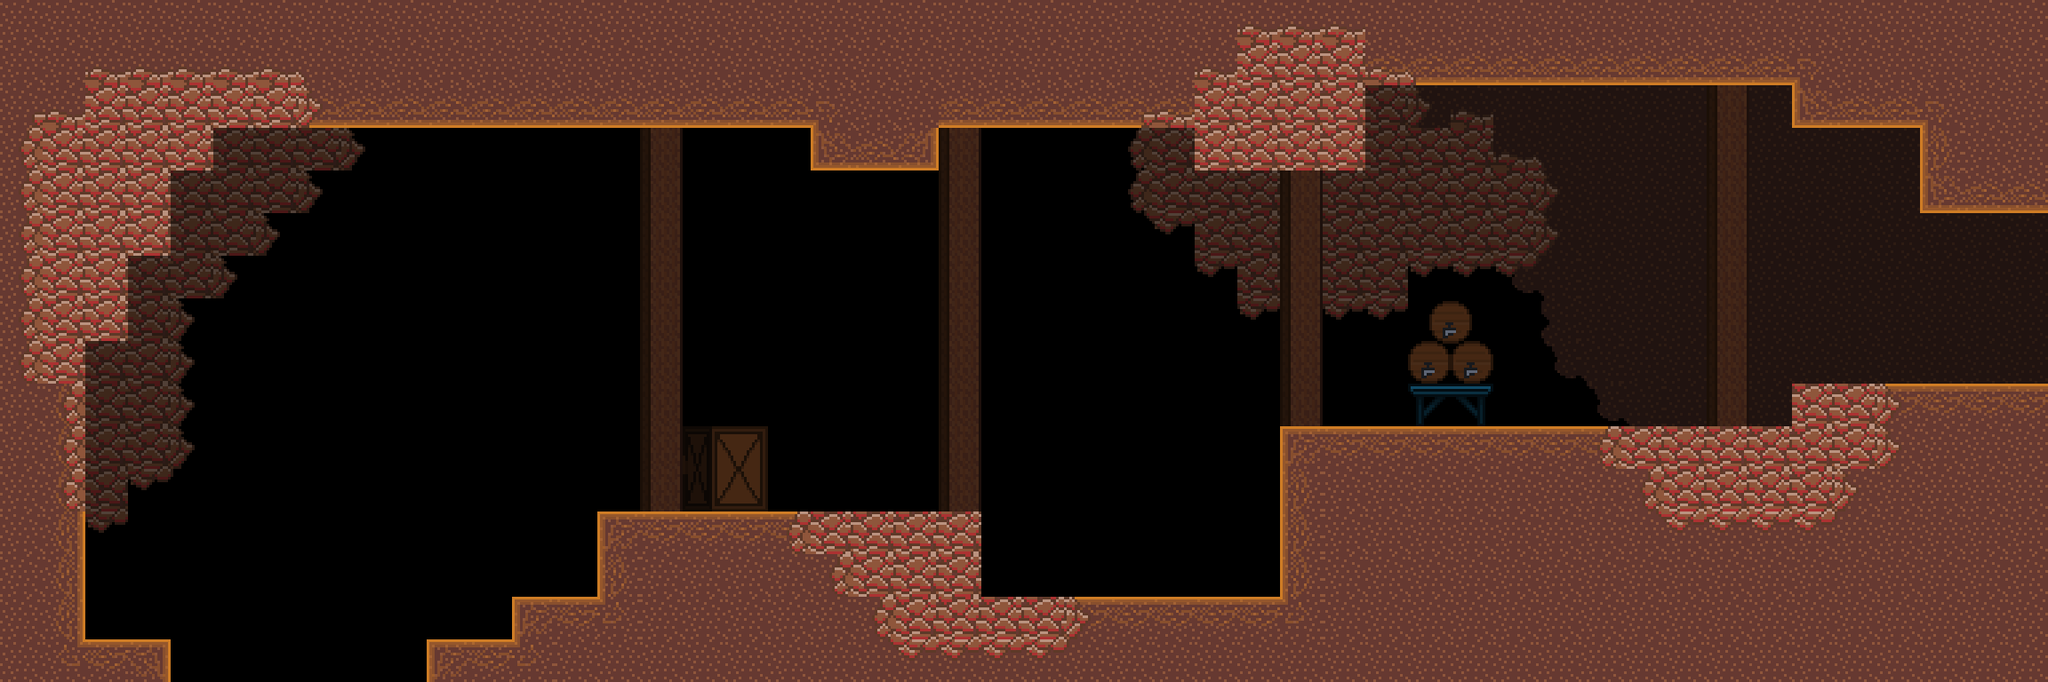

This is a level from a 2D game, rendered from its Tiled map with the project's own tilesets. A one-line summary and the map file follow, with tile-layer data summarised:
An orthogonal 48x16 tile map with 48x48 px tiles, 2 tile layers (back_tiles, front), 3 tilesets and 27 objects (2x EnemyFlyingElemental, HazardLava).

<map version="1.4" tiledversion="1.4.2" orientation="orthogonal" renderorder="right-down" width="48" height="16" tilewidth="48" tileheight="48" infinite="0" nextlayerid="20" nextobjectid="169">
 <tileset firstgid="1" name="tileset01" tilewidth="48" tileheight="48" tilecount="176" columns="16">
  <image source="tilesets/tileset01.png" width="768" height="528" />
 </tileset>
 <tileset firstgid="177" name="tileset02" tilewidth="48" tileheight="48" tilecount="121" columns="11">
  <image source="tilesets/tileset02.png" width="528" height="528" />
 </tileset>
 <tileset firstgid="298" name="objects" tilewidth="48" tileheight="48" tilecount="64" columns="8">
  <image source="objects.png" width="384" height="384" />
 </tileset>
 <imagelayer id="17" name="Image Layer 1">
  <image source="Backgrounds/fire_back.png" width="1024" height="576" />
 </imagelayer>
 <imagelayer id="18" name="Image Layer 2">
  <image source="Backgrounds/fire_far.png" width="1024" height="576" />
 </imagelayer>
 <imagelayer id="19" name="Image Layer 3">
  <image source="Backgrounds/fire_front.png" width="1024" height="576" />
 </imagelayer>
 <layer id="11" name="back_tiles" width="48" height="16">
  <properties>
   <property name="tileset" type="int" value="1" />
  </properties>
  <data>[768 cells, 511 non-empty, 25 distinct tile ids]</data>
 </layer>
 <layer id="12" name="front" width="48" height="16">
  <properties>
   <property name="tileset" type="int" value="1" />
  </properties>
  <data>[768 cells, 85 non-empty, 25 distinct tile ids]</data>
 </layer>
 <objectgroup color="#ffaa00" id="16" name="spawnpoints">
  <object id="135" x="2256" y="240" width="48" height="48">
   <properties>
    <property name="id" type="int" value="1" />
   </properties>
  </object>
  <object id="156" x="192" y="720" width="48" height="48">
   <properties>
    <property name="id" type="int" value="0" />
   </properties>
  </object>
 </objectgroup>
 <objectgroup id="14" name="objects">
  <object id="126" type="HazardLava" gid="306" x="1104" y="672" width="336" height="48" />
  <object id="128" type="EnemyFlyingElemental" gid="315" x="1920" y="288" width="48" height="48">
   <properties>
    <property name="color" type="int" value="0" />
   </properties>
  </object>
  <object id="157" gid="316" x="960" y="576" width="48" height="48" />
  <object id="158" gid="314" x="864" y="576" width="48" height="48" />
  <object id="167" type="EnemyFlyingElemental" gid="315" x="1536" y="288" width="48" height="48">
   <properties>
    <property name="color" type="int" value="0" />
   </properties>
  </object>
 </objectgroup>
 <objectgroup color="#0000ff" id="13" name="walls">
  <object id="26" x="2016" y="432" width="288" height="336" />
  <object id="50" x="192" y="144" width="48" height="48" />
  <object id="54" x="0" y="720" width="192" height="48" />
  <object id="96" x="0" y="144" width="96" height="576" />
  <object id="103" x="1440" y="480" width="576" height="288" />
  <object id="118" x="1056" y="96" width="288" height="48" />
  <object id="119" x="0" y="0" width="912" height="144" />
  <object id="121" x="2160" y="96" width="144" height="144" />
  <object id="138" x="96" y="144" width="48" height="240" />
  <object id="141" x="480" y="720" width="96" height="48" />
  <object id="144" x="144" y="144" width="48" height="144" />
  <object id="145" x="912" y="96" width="144" height="96" />
  <object id="149" x="1104" y="672" width="336" height="96" />
  <object id="151" x="912" y="0" width="1392" height="96" />
  <object id="153" x="2016" y="96" width="144" height="48" />
  <object id="164" x="576" y="672" width="96" height="96" />
  <object id="165" x="672" y="576" width="432" height="192" />
  <object id="168" x="1344" y="96" width="192" height="96" />
 </objectgroup>
 <objectgroup color="#00ff00" id="15" name="doors">
  <object id="134" x="2352" y="240" width="48" height="192">
   <properties>
    <property name="horizontal" type="bool" value="false" />
    <property name="id_point" type="int" value="0" />
    <property name="id_room" type="int" value="15" />
   </properties>
  </object>
  <object id="155" x="192" y="816" width="288" height="48">
   <properties>
    <property name="horizontal" type="bool" value="true" />
    <property name="id_point" type="int" value="4" />
    <property name="id_room" type="int" value="8" />
   </properties>
  </object>
 </objectgroup>
</map>
